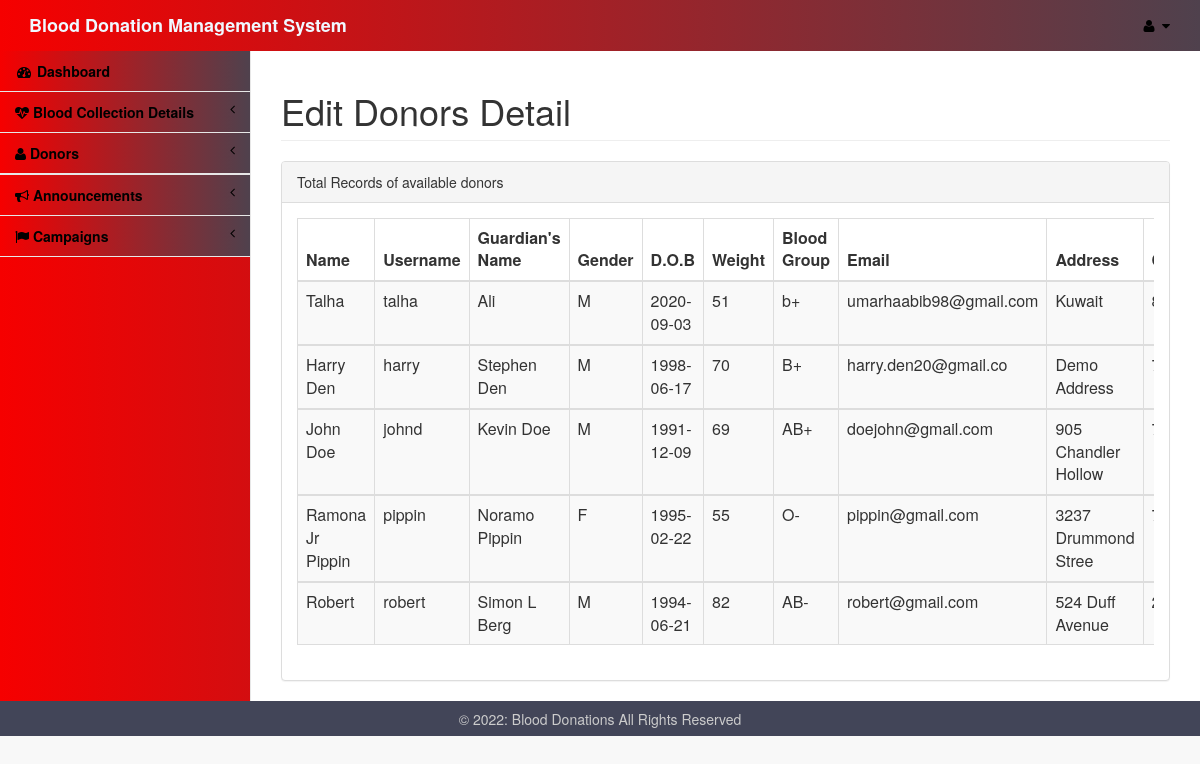
Screenshot of /admin/editview.php with the database file from the repository.
### tables this page shows
CREATE TABLE `donor` (
  `id` int(11) NOT NULL,
  `name` varchar(20) NOT NULL,
  `guardiansname` varchar(20) NOT NULL,
  `gender` varchar(20) NOT NULL,
  `dob` date NOT NULL,
  `weight` int(11) NOT NULL,
  `bloodgroup` varchar(3) NOT NULL,
  `email` varchar(55) NOT NULL,
  `address` varchar(20) NOT NULL,
  `contact` varchar(10) NOT NULL,
  `username` varchar(20) NOT NULL,
  `password` varchar(20) NOT NULL
);

### admin/editview.php (the view, shortened to what this page needs)
<html>
<head>
<link href="../assets/vendor/bootstrap/css/bootstrap.css" rel="stylesheet">
<link href="../assets/vendor/metisMenu/metisMenu.min.css" rel="stylesheet">
<link href="../assets/dist/css/sb-admin-2.css" rel="stylesheet">
<link href="../assets/vendor/font-awesome/css/font-awesome.min.css" rel="stylesheet" type="text/css">
<link rel="stylesheet" href="../assets/icofont/icofont.min.css">
</head>
<body>
<div id="wrapper">
<?php include 'includes/nav.php'?>
<div id="page-wrapper">
<div class="container-fluid">
<div class="row">
<div class=".col-lg-12">
               <h1 class="page-header">Edit Donors Detail</h1>
                </div>
  </div>
				<div class="row">
                        <div class=".col-lg-12">
                            <div class="panel panel-default">
                                <div class="panel-heading">
                                    Total Records of available donors
                                </div>
								 <div class="panel-body">
                                    <div class="table-responsive">
									<table class="table table-striped table-bordered table-hover" id="dataTables-example">
									<?php
						include "dbconnect.php";
						$qry="select * from donor";
						$result=mysqli_query($conn,$qry);
						echo"
						<thead>
						<tr>
							<th>Name</th>
							<th>Username</th>
							<th>Guardian's Name</th>
							<th>Gender</th>
							<th>D.O.B</th>
							<th>Weight</th>
							<th>Blood Group</th>
							<th>Email</th>
							<th>Address</th>
							<th>Contact</th>
							<th>Actions</th>
						</tr>
						</thead>";
						while($row=mysqli_fetch_array($result)){
						  echo"<tbody>
						  <tr>
						  <td>".$row['name']."</td>
						  <td>".$row['username']."</td>
						  <td>".$row['guardiansname']."</td>
						  <td>".$row['gender']."</td>
						  <td>".$row['dob']."</td>
						  <td>".$row['weight']."</td>
						  <td>".$row['bloodgroup']."</td>
						  <td>".$row['email']."</td>
						  <td>".$row['address']."</td>
						  <td>".$row['contact']."</td>
						  <td><a href='editform.php?id=".$row['id']."'><i class='fa fa-edit' style='color:green'></i></a></td>
						</tr>
						</tbody>";
						}
						?>
						</table>
				</div>
				</div>
		</div>
		</div>
		</div>
		</div>
		</div>
</div>
</body>
<footer>
        <p>&copy; <?php echo date("Y"); ?>: Blood Donations All Rights Reserved</p>
    </footer>
</html>

### admin/editview.php (style rules this page uses)
footer { background-color: #424558; bottom: 0; left: 0; right: 0; height: 35px; text-align: center; color: #CCC; }
footer p { padding: 10.5px; margin: 0px; line-height: 100%; }

### rows the page displays
donor: name "Talha", username "talha", guardiansname "Ali", gender "M", dob "2020-09-03", weight "51", bloodgroup "b+", email "umarhaabib98@gmail.com", address "Kuwait"
donor: name "Harry Den", username "harry", guardiansname "Stephen Den", gender "M", dob "1998-06-17", weight "70", bloodgroup "B+", email "harry.den20@gmail.co", address "Demo Address"
donor: name "John Doe", username "johnd", guardiansname "Kevin Doe", gender "M", dob "1991-12-09", weight "69", bloodgroup "AB+", email "doejohn@gmail.com", address "905 Chandler Hollow"
donor: name "Ramona Jr Pippin", username "pippin", guardiansname "Noramo Pippin", gender "F", dob "1995-02-22", weight "55", bloodgroup "O-", email "pippin@gmail.com", address "3237 Drummond Stree"
donor: name "Robert", username "robert", guardiansname "Simon L Berg", gender "M", dob "1994-06-21", weight "82", bloodgroup "AB-", email "robert@gmail.com", address "524 Duff Avenue"
